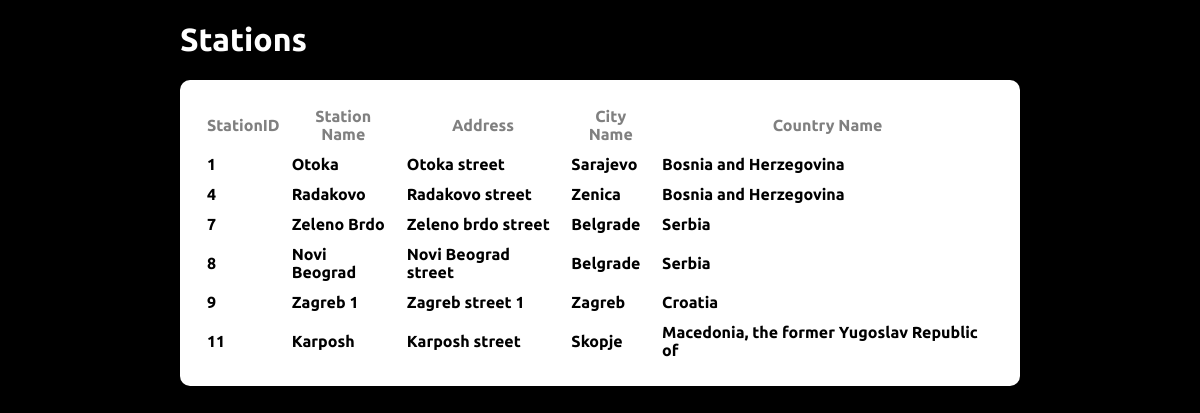
The page /readStations.php on the database its author committed.
### tables this page shows
CREATE TABLE `stations` (
  `StationID` int(11) NOT NULL,
  `StationName` varchar(255) NOT NULL,
  `Address` varchar(255) NOT NULL,
  `CityFK` int(11) NOT NULL
);

CREATE TABLE `cities` (
  `CityID` int(11) NOT NULL,
  `CityName` varchar(225) NOT NULL,
  `CountryFK` int(11) NOT NULL
);

CREATE TABLE `countries` (
  `CountryID` int(11) NOT NULL,
  `CountryName` varchar(255) NOT NULL
);

### readStations.php (the view, shortened to what this page needs)
<?php
include ('database.php');
?>
<!DOCTYPE html>
<html>
<head>
    <link rel="stylesheet" href="styles.css">
</head>
<body>
<h1>Stations</h1>
<?php
$queryultima = "select `s`.`StationID` AS `StationID`,`s`.`StationName` AS `StationName`, `s`.`Address` AS `Address`, `cit`.`CityName` AS `CityName`, `c`.`CountryName` AS `CountryName` from (((`air_pollution`.`countries` `c` join `air_pollution`.`cities` `cit`) join `air_pollution`.`stations` `s`) join `air_pollution`.`measurments` `m`) where ((`m`.`StationsFK` = `s`.`StationID`) and (`s`.`CityFK` = `cit`.`CityID`) and (`cit`.`CountryFK` = `c`.`CountryID`))";
$result = mysqli_query($con, $queryultima);
?>
<table>
    <tr>
        <th>StationID</th>
        <th>Station Name</th>
        <th>Address</th>
        <th>City Name</th>
        <th>Country Name</th>
    </tr>
    <?php while($row = mysqli_fetch_assoc($result)){ ?>
        <tr>
            <td> <?php echo $row['StationID'] ?></td>
            <td> <?php echo $row['StationName'] ?></td>
            <td> <?php echo $row['Address'] ?></td>
            <td> <?php echo $row['CityName'] ?></td>
            <td> <?php echo $row['CountryName'] ?></td>
        </tr>
    <?php } ?>
</table>
</body>
</html>

### styles.css (style rules this page uses)
html { background-color: black; }
table { border: 2px; color: black; background-color: white; border-radius: 10px; padding: 20px; font-weight: bold; }
h1,h2,h3,h4,h5,h6 { color: white; }
th { color: gray; padding: 5px; font-weight: bold; }
td { padding: 5px; }
body { width: 70%; margin: auto; background-color: black; font-family: "Ubuntu"; }

### rows shown on the page
stations: StationID "1", StationName "Otoka", Address "Otoka street", CityFK.CityName "Sarajevo", countries.CountryName "Bosnia and Herzegovina"
stations: StationID "4", StationName "Radakovo", Address "Radakovo street", CityFK.CityName "Zenica", countries.CountryName "Bosnia and Herzegovina"
stations: StationID "7", StationName "Zeleno Brdo", Address "Zeleno brdo street", CityFK.CityName "Belgrade", countries.CountryName "Serbia"
stations: StationID "8", StationName "Novi Beograd", Address "Novi Beograd street", CityFK.CityName "Belgrade", countries.CountryName "Serbia"
stations: StationID "9", StationName "Zagreb 1", Address "Zagreb street 1", CityFK.CityName "Zagreb", countries.CountryName "Croatia"
stations: StationID "11", StationName "Karposh", Address "Karposh street", CityFK.CityName "Skopje", countries.CountryName "Macedonia, the former Yugoslav Republic of"
